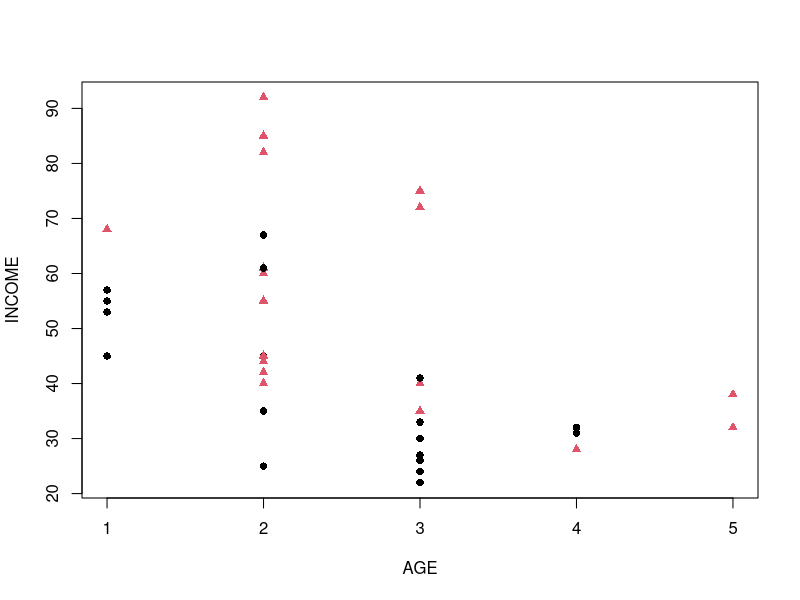

This chart was generated by the following R code:
Sales.Data <- read.csv("COMPPURCH10.csv")

head(Sales.Data)
attach(Sales.Data)
plot(AGE, INCOME, pch=16+PURCHASE, col=1+PURCHASE)

Logit.fit=glm(PURCHASE~AGE + INCOME, family = "binomial")

summary(Logit.fit)

#According to summary output, both income and age are important factors in purchasing decision
